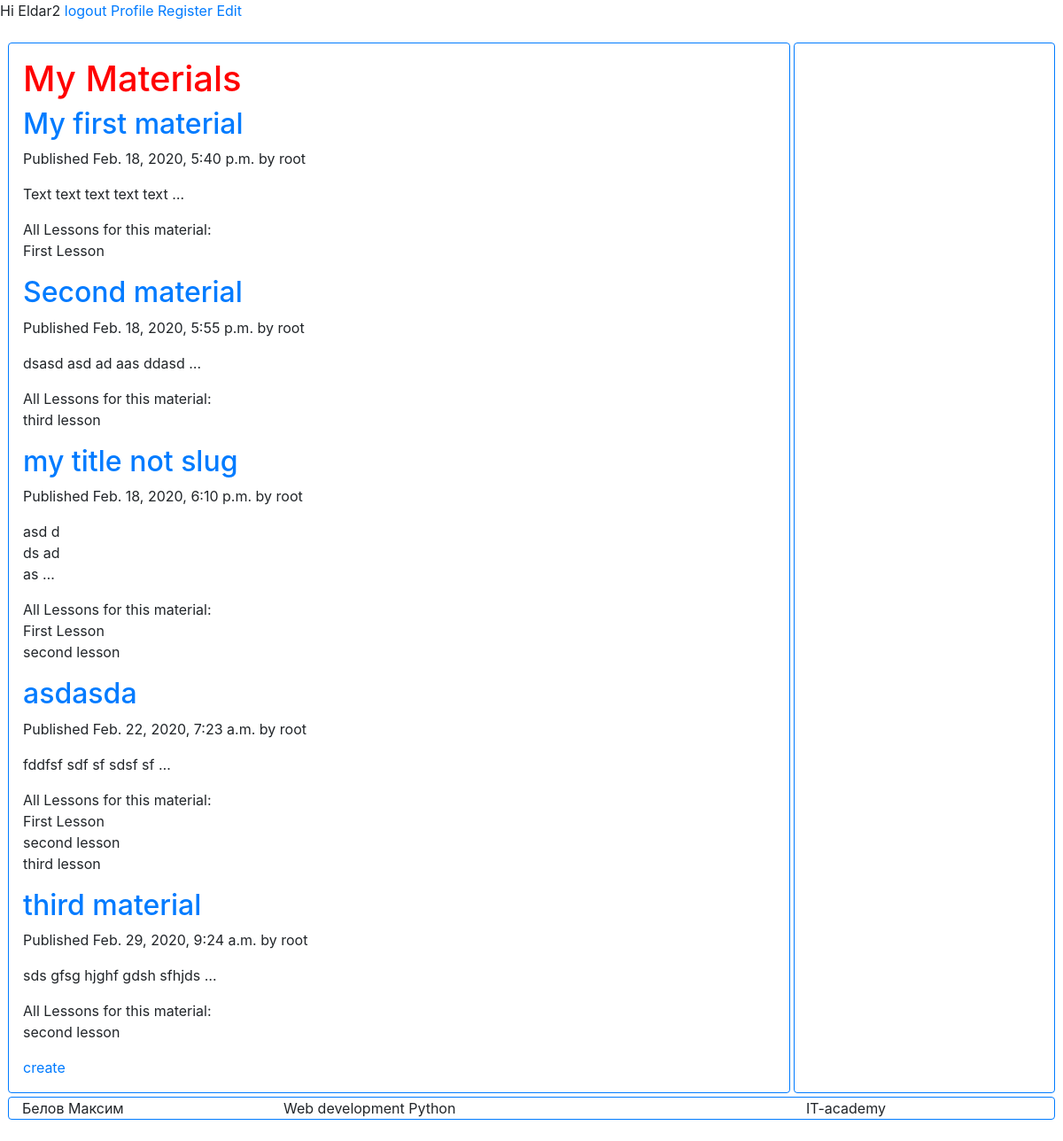
The page /materials/ (signed in) on the database its author committed.
### lesson/models.py (models this page shows, shortened)
class Material(models.Model):
    MATERIAL_TYPES = (
        ('theory', 'Theoretical'),
        ('practice', 'Practical'),
    )
    STATUS_TYPES = (
        ('private', 'Draft'),
        ('public', 'Published'),
    )
    title = models.CharField(max_length=250)
    slug = models.SlugField(max_length=250,
                            unique_for_date='publish')
    body = models.TextField()
    publish = models.DateTimeField(default=timezone.now)
    updated = models.DateTimeField(auto_now=True)
    created = models.DateTimeField(auto_now_add=True)
    material_type = models.CharField(max_length=20,
                                     choices=MATERIAL_TYPES,
                                     default='theory')
    status = models.CharField(max_length=20,
                              choices=STATUS_TYPES,
                              default='private')
    author = models.ForeignKey(User,
                               on_delete=models.CASCADE,
                               related_name='user_materials')
    objects = models.Manager()
    published = PublishedManager()
    def get_absolute_url(self):
        return reverse('lesson:material_details',
                        args=[self.publish.year,
                              self.publish.month,
                              self.publish.day,
                              self.slug])

class Lesson(models.Model):
    title = models.CharField(max_length=250)
    slug = models.SlugField(max_length=250,
                            unique=True)
    materials = models.ManyToManyField(Material,
                                       related_name='lessons')
    updated = models.DateTimeField(auto_now=True)
    created = models.DateTimeField(auto_now_add=True)
    notes = models.TextField(blank=True, null=True)

### lesson/views.py (the view)
# urls.py: path('materials/', views.all_materials, name='all_materials'),
@login_required
def all_materials(request):
    material_list = models.Material.objects.all()
    return render(request,
                  'material/list.html',
                  {"materials": material_list})

### lesson/templates/material/list.html (shortened to what this page needs)
{% extends "base.html" %}
{% block content %}
    <h1>My Materials</h1>
    {% for material in materials %}
        <h2>
            <a href="{{ material.get_absolute_url }}">{{ material.title }}</a>
        </h2>
        <p>
            Published {{ material.publish }} by {{ material.author }}
        </p>
        <p>
            {{ material.body|linebreaks|truncatewords_html:5 }}
        </p>
        <p>
            All Lessons for this material:
            {% for lesson in material.lessons.all %}
                <br>
                {{lesson.title}}
            {% endfor %}
        </p>
    {% endfor %}
    <a href="{% url "lesson:create_form" %}">create</a>
{% endblock %}

### lesson/templates/base.html (shortened to what this page needs)
{% load static %}
{% load bootstrap4 %}
{% bootstrap_css%}
{% load static %}
<!DOCTYPE html>
<html lang="en">
    <link href="{% static "style.css" %}" rel="stylesheet">
</head>
<body>
<header>
    {% if request.user.is_authenticated %}
        Hi {{ request.user.first_name }}
    <a href="{% url "lesson:logout" %}"> logout </a>
    <a href="{% url "lesson:profile" %}"> Profile </a>
    <a href="{% url "lesson:register" %}"> Register </a>
    <a href="{% url "lesson:edit" %}"> Edit </a>
    {% else %}
        <a href="{% url "lesson:login" %}"> login </a>
    {% endif %}
</header>
   <div class="container-flex m-4">
        <div class="row mb-1">
            <div class="col-sm-9 pr-sm-1 pl-sm-0">
                <div class="p-3 border border-primary rounded" >{% block content %}{% endblock %}</div>
            </div>
            <div class="col-sm-3 border border-primary rounded">
            </div>
        </div>
        <div class="row border  border-primary rounded">
            <div class="col-sm-3">
                Белов Максим
            </div>
            <div class="col-sm-6">
                Web development Python
            </div>
            <div class="col-sm-3">
                IT-academy
            </div>
        </div>
    </div>
</body>
</html>

### lesson/static/style.css (style rules this page uses)
h1 { color:red }

### rows shown on the page
Material: title "My first material", publish "Feb. 18, 2020, 5:40 p.m.", author "root", body "Text text text text text …"
Lesson: title "First Lesson"
Material: title "Second material", publish "Feb. 18, 2020, 5:55 p.m.", author "root", body "dsasd asd ad aas ddasd …"
Lesson: title "third lesson"
Material: title "my title not slug", publish "Feb. 18, 2020, 6:10 p.m.", author "root", body "asd d ds ad as …"
Lesson: title "second lesson"
Material: title "asdasda", publish "Feb. 22, 2020, 7:23 a.m.", author "root", body "fddfsf sdf sf sdsf sf …"
Material: title "third material", publish "Feb. 29, 2020, 9:24 a.m.", author "root", body "sds gfsg hjghf gdsh sfhjds …"

### other values the page prints
{{ request.user.first_name }} "Eldar2"
